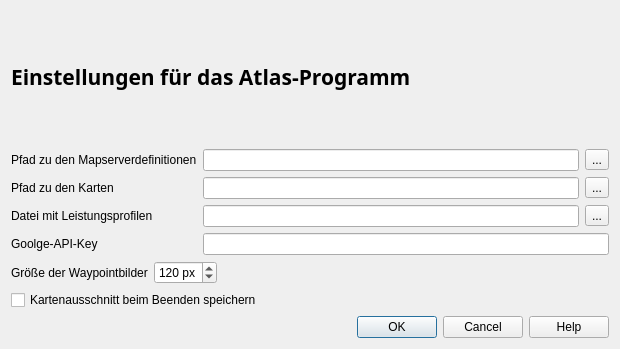
<?xml version="1.0" encoding="UTF-8"?>
<ui version="4.0">
 <class>SettingDialog</class>
 <widget class="QDialog" name="SettingDialog">
  <property name="geometry">
   <rect>
    <x>0</x>
    <y>0</y>
    <width>620</width>
    <height>349</height>
   </rect>
  </property>
  <property name="windowTitle">
   <string>Dialog</string>
  </property>
  <layout class="QVBoxLayout" name="verticalLayout">
   <item>
    <widget class="QLabel" name="label">
     <property name="font">
      <font>
       <family>Linux Libertine O</family>
       <pointsize>16</pointsize>
       <weight>75</weight>
       <bold>true</bold>
      </font>
     </property>
     <property name="text">
      <string>Einstellungen für das Atlas-Programm</string>
     </property>
    </widget>
   </item>
   <item>
    <layout class="QGridLayout" name="gridLayout">
     <item row="0" column="0">
      <widget class="QLabel" name="label_2">
       <property name="text">
        <string>Pfad zu den Mapserverdefinitionen</string>
       </property>
      </widget>
     </item>
     <item row="0" column="1">
      <widget class="QLineEdit" name="mapservertxt">
       <property name="toolTip">
        <string>mapserver.txt im Karten-Programmverzeichnis.</string>
       </property>
      </widget>
     </item>
     <item row="0" column="2">
      <widget class="QToolButton" name="chooseMapserver">
       <property name="text">
        <string>...</string>
       </property>
      </widget>
     </item>
     <item row="1" column="0">
      <widget class="QLabel" name="label_3">
       <property name="sizePolicy">
        <sizepolicy hsizetype="Fixed" vsizetype="Preferred">
         <horstretch>0</horstretch>
         <verstretch>0</verstretch>
        </sizepolicy>
       </property>
       <property name="text">
        <string>Pfad zu den Karten</string>
       </property>
      </widget>
     </item>
     <item row="1" column="1">
      <widget class="QLineEdit" name="atlasdirectory">
       <property name="toolTip">
        <string>Fange an mit OpenTopoMap im Karten-Programmverzeichnis</string>
       </property>
      </widget>
     </item>
     <item row="1" column="2">
      <widget class="QToolButton" name="chooseAtlas">
       <property name="text">
        <string>...</string>
       </property>
      </widget>
     </item>
     <item row="2" column="0">
      <widget class="QLabel" name="label_6">
       <property name="text">
        <string>Datei mit Leistungsprofilen</string>
       </property>
      </widget>
     </item>
     <item row="2" column="1">
      <widget class="QLineEdit" name="leistungsprofildatei">
       <property name="toolTip">
        <string>&lt;html&gt;&lt;head/&gt;&lt;body&gt;&lt;p&gt;das ist eine Textdatei, die Angaben darüber enthält, wie schnell man bei welcher Steigung ist.&lt;/p&gt;&lt;p&gt;Das Format wird erklärt, wenn man ein Leistungsprofil zur Höhenprofilauswertung wählen will. &lt;/p&gt;&lt;p&gt;&lt;span style=&quot; font-weight:600;&quot;&gt;Startwert:&lt;/span&gt; leistungsprofile.txt im Kartenprogrammverzeichnis. Kann man dann immer noch ändern.&lt;/p&gt;&lt;/body&gt;&lt;/html&gt;</string>
       </property>
      </widget>
     </item>
     <item row="2" column="2">
      <widget class="QToolButton" name="chooseLeistungsprofil">
       <property name="text">
        <string>...</string>
       </property>
      </widget>
     </item>
     <item row="3" column="0">
      <widget class="QLabel" name="label_5">
       <property name="toolTip">
        <string>wird gebraucht für die Abfrage von geografischen Höhen</string>
       </property>
       <property name="text">
        <string>Goolge-API-Key</string>
       </property>
      </widget>
     </item>
     <item row="3" column="1" colspan="2">
      <widget class="QLineEdit" name="apiKey">
       <property name="toolTip">
        <string>wird gebraucht für die Abfrage von geografischen Höhen</string>
       </property>
      </widget>
     </item>
    </layout>
   </item>
   <item>
    <layout class="QHBoxLayout" name="horizontalLayout">
     <item>
      <widget class="QLabel" name="label_4">
       <property name="text">
        <string>Größe der Waypointbilder</string>
       </property>
      </widget>
     </item>
     <item>
      <widget class="QSpinBox" name="imageSize">
       <property name="toolTip">
        <string>Wenn man Bilder mit Geotag auf das Kartenfenster zieht, dann werden daraus Waypoints und das Bild wird anstelle des roten Punktes angezeigt. Hier ist seine längste Kantenlänge anzugeben</string>
       </property>
       <property name="suffix">
        <string> px</string>
       </property>
       <property name="minimum">
        <number>20</number>
       </property>
       <property name="maximum">
        <number>240</number>
       </property>
       <property name="value">
        <number>120</number>
       </property>
      </widget>
     </item>
     <item>
      <spacer name="horizontalSpacer">
       <property name="orientation">
        <enum>Qt::Horizontal</enum>
       </property>
       <property name="sizeHint" stdset="0">
        <size>
         <width>40</width>
         <height>20</height>
        </size>
       </property>
      </spacer>
     </item>
    </layout>
   </item>
   <item>
    <widget class="QCheckBox" name="saveOnExit">
     <property name="toolTip">
      <string>wird der Kartenausschnitt gespeichert, dann wird er beim Neustart automatisch geladen. Sinnvolle Option</string>
     </property>
     <property name="text">
      <string>Kartenausschnitt beim Beenden speichern</string>
     </property>
    </widget>
   </item>
   <item>
    <layout class="QHBoxLayout" name="horizontalLayout_2">
     <item>
      <spacer name="horizontalSpacer_2">
       <property name="orientation">
        <enum>Qt::Horizontal</enum>
       </property>
       <property name="sizeHint" stdset="0">
        <size>
         <width>40</width>
         <height>20</height>
        </size>
       </property>
      </spacer>
     </item>
     <item>
      <widget class="QDialogButtonBox" name="buttonBox">
       <property name="orientation">
        <enum>Qt::Horizontal</enum>
       </property>
       <property name="standardButtons">
        <set>QDialogButtonBox::Cancel|QDialogButtonBox::Help|QDialogButtonBox::Ok</set>
       </property>
      </widget>
     </item>
    </layout>
   </item>
  </layout>
 </widget>
 <resources/>
 <connections>
  <connection>
   <sender>buttonBox</sender>
   <signal>accepted()</signal>
   <receiver>SettingDialog</receiver>
   <slot>accept()</slot>
   <hints>
    <hint type="sourcelabel">
     <x>248</x>
     <y>254</y>
    </hint>
    <hint type="destinationlabel">
     <x>157</x>
     <y>274</y>
    </hint>
   </hints>
  </connection>
  <connection>
   <sender>buttonBox</sender>
   <signal>rejected()</signal>
   <receiver>SettingDialog</receiver>
   <slot>reject()</slot>
   <hints>
    <hint type="sourcelabel">
     <x>316</x>
     <y>260</y>
    </hint>
    <hint type="destinationlabel">
     <x>286</x>
     <y>274</y>
    </hint>
   </hints>
  </connection>
 </connections>
</ui>
